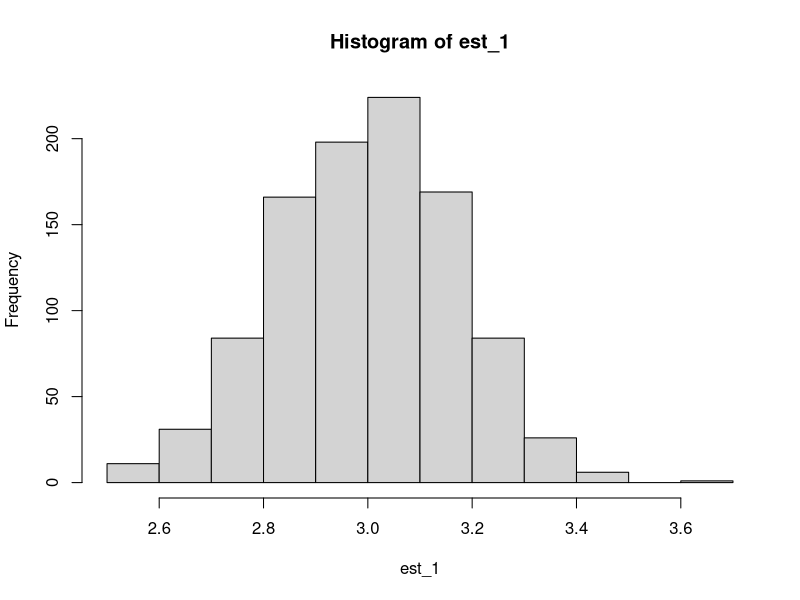
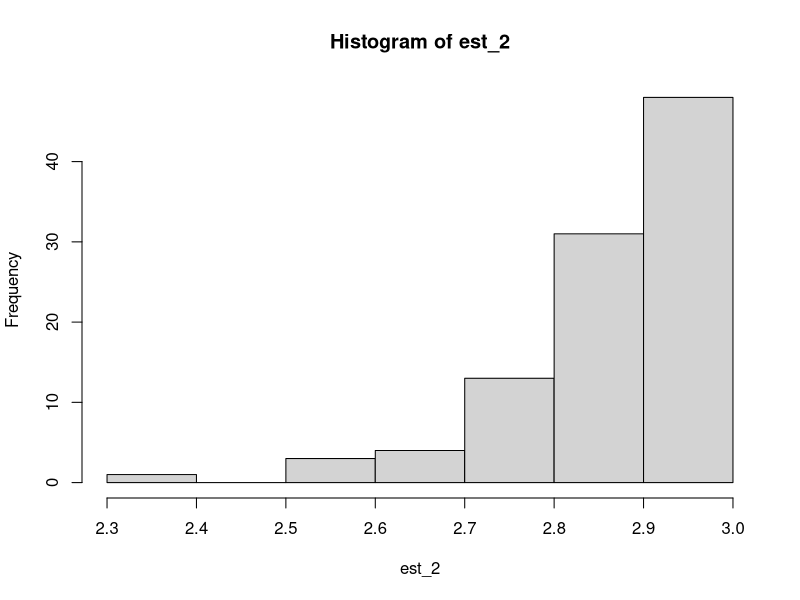
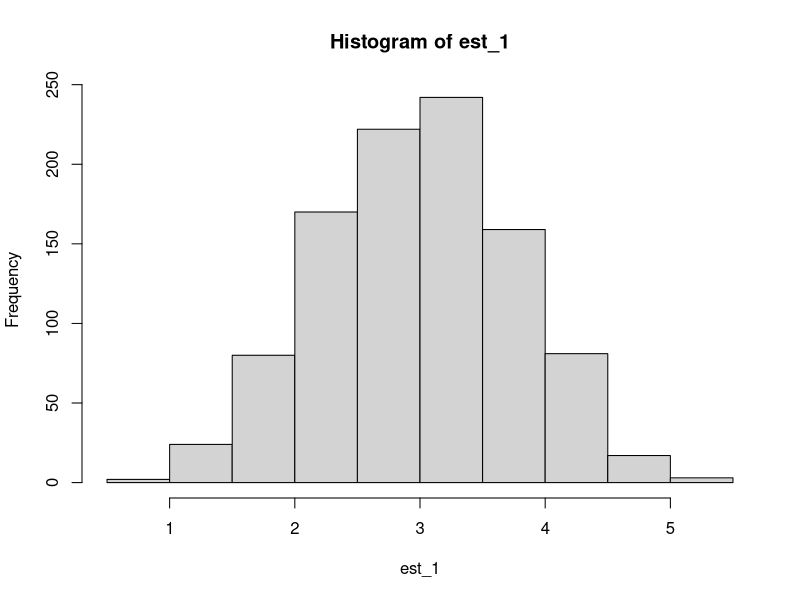
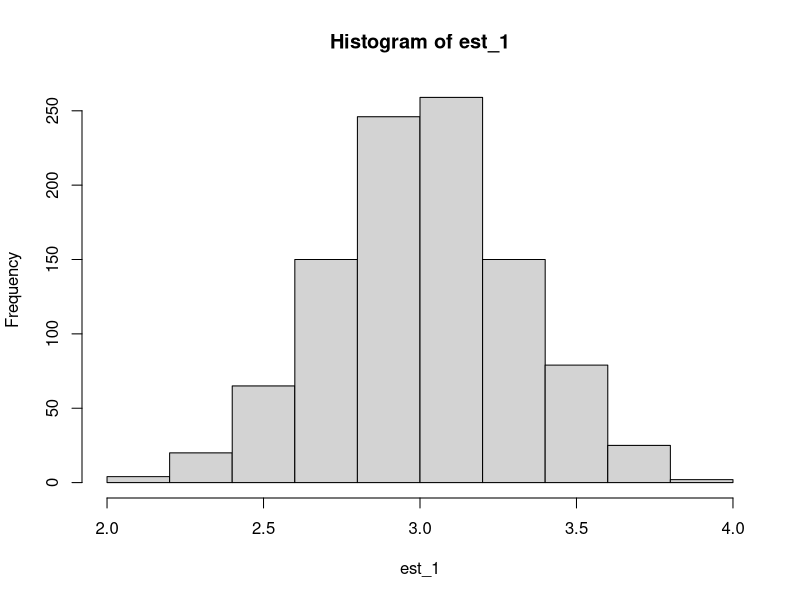
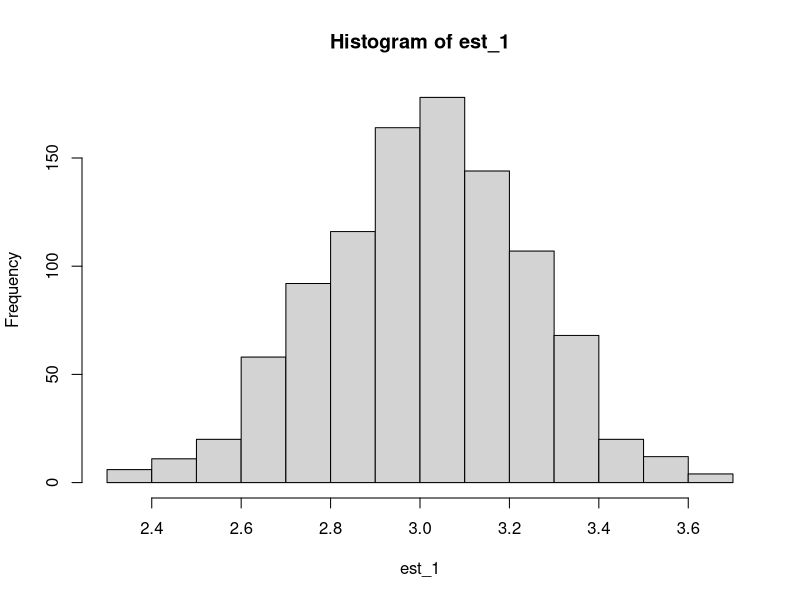
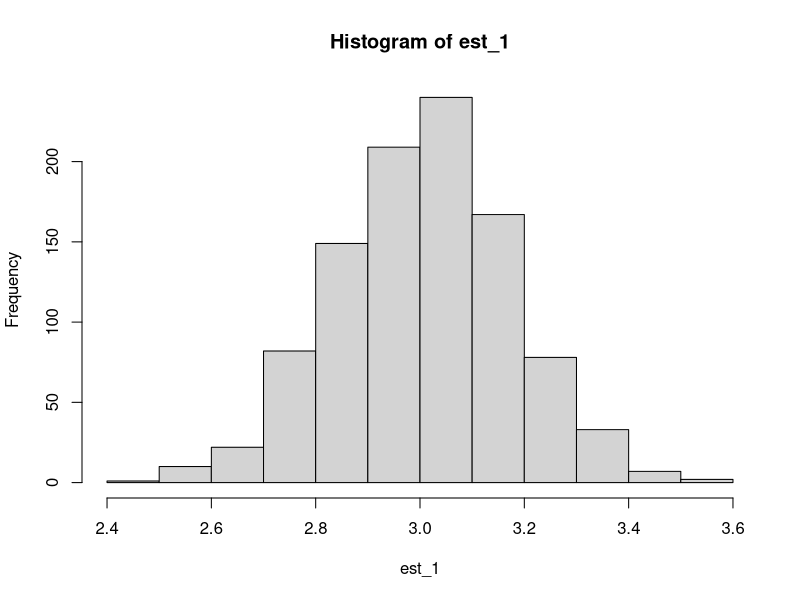
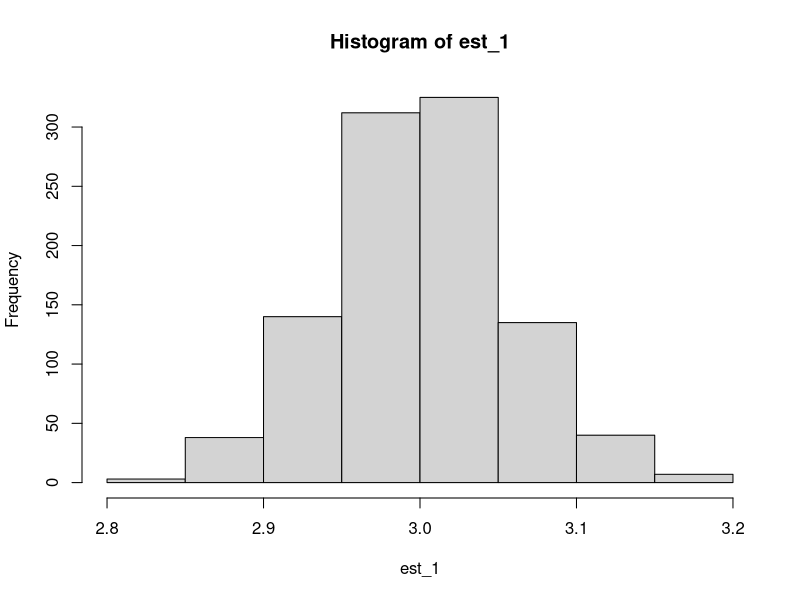
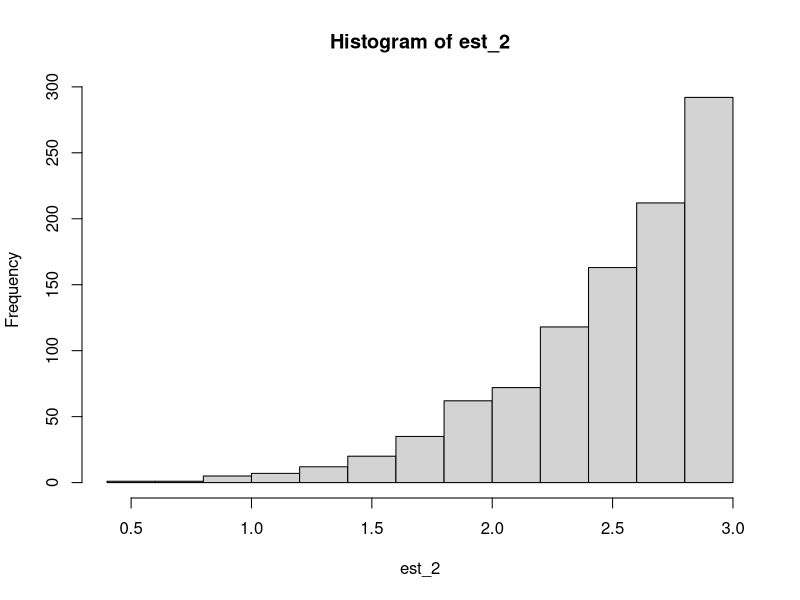

Write R code to recreate these figures, in order.
data <- c(0.96, 0.97, 1.12, 1.16, 1.03, 0.95, 0.91, 0.87, 0.96, 1.04,
          0.77, 0.99, 0.84, 1.08, 1.12, 0.78, 0.95, 0.93, 1.09, 0.92,
          1.00, 0.92, 1.02, 0.90, 0.87, 0.85, 1.03, 1.04, 0.92, 1.07)
mu <- sum(data)/length(data)
mu
sigma <- sum(data^2)/length(data) -  (sum(data)/length(data))^2
sigma
var(data) - sigma

# Ejercicio 6 ####
est1_unif <- function(x) {
  2*mean(x)
}

est2_unif <- function(x) {
  max(x)
}

# Ejercicio 7 ####
## a ####
histograma_est1_unif <- function(theta, n, Nrep, seed) {
  set.seed(seed)
  est_1 <- c()
  for (i in 1:Nrep) {
    est_1[i] <- est1_unif(runif(n = n, min = 0, max = theta))
  }
  hist(est_1)
}

histograma_est1_unif(3, 100, 1000, 1)

## b ####
histograma_est2_unif <- function(theta, n, Nrep, seed) {
  set.seed(seed)
  est_2 <- c()
  for (i in 1:Nrep) {
    est_2[i] <- est2_unif(runif(n = n, min = 0, max = theta))
  }
  hist(est_2)
}

histograma_est2_unif(3, 20, 100, 1)

## c ####

histograma_est1_unif(3, 5, 1000, 0787)
histograma_est1_unif(3, 30, 1000, 0787)
histograma_est1_unif(3, 50, 1000, 0787)
histograma_est1_unif(3, 100, 1000, 0787)
histograma_est1_unif(3, 1000, 1000, 0787)

histograma_est2_unif(3, 5, 1000, 0787)
histograma_est2_unif(3, 30, 1000, 0787)
histograma_est2_unif(3, 50, 1000, 0787)
histograma_est2_unif(3, 100, 1000, 0787)
histograma_est2_unif(3, 1000, 1000, 0787)

# d ####
densidad_est1_unif <- function(theta, n, Nrep, seed) {
  set.seed(seed)
  est_1 <- c()
  for (i in 1:Nrep) {
    est_1[i] <- est1_unif(runif(n = n, min = 0, max = theta))
  }
  density(est_1)
}

plot(densidad_est1_unif(3, 100, 1000, 1))

densidad_est2_unif <- function(theta, n, Nrep, seed) {
  set.seed(seed)
  est_2 <- c()
  for (i in 1:Nrep) {
    est_2[i] <- est2_unif(runif(n = n, min = 0, max = theta))
  }
  density(est_2)
}

plot(densidad_est2_unif(3, 20, 100, 1))

# e ####
ECME_est1_unif <- function(theta, n, Nrep, seed) {
  set.seed(seed)
  est_1 <- c()
  for (i in 1:Nrep) {
    est_1[i] <- est1_unif(runif(n = n, min = 0, max = theta))
  }
  1/Nrep * sum((est_1-theta)^2)
}

ECME_est1_unif(3, 5, 1000, 0787)
ECME_est1_unif(3, 30, 1000, 0787)
ECME_est1_unif(3, 50, 1000, 0787)
ECME_est1_unif(3, 100, 1000, 0787)
ECME_est1_unif(3, 1000, 1000, 0787)

ECME_est2_unif <- function(theta, n, Nrep, seed) {
  set.seed(seed)
  est_2 <- c()
  for (i in 1:Nrep) {
    est_2[i] <- est2_unif(runif(n = n, min = 0, max = theta))
  }
  1/Nrep * sum((est_2-theta)^2)
}

ECME_est2_unif(3, 5, 1000, 0787)
ECME_est2_unif(3, 30, 1000, 0787)
ECME_est2_unif(3, 50, 1000, 0787)
ECME_est2_unif(3, 100, 1000, 0787)
ECME_est2_unif(3, 1000, 1000, 0787)

